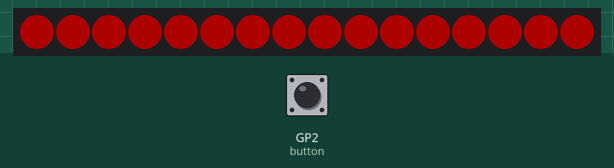
This program was run on a simulated Raspberry Pi Pico running CircuitPython. Parts: 16 RGB LEDs in strip order, left to right. Inputs (shaded band) come from the test bench; at power-on: GP2 (button) HIGH. Dim RGB values are drawn brighter than linear; what the program prints to the serial console is not drawn.

Above: at 1.2 s.
1.3 s: GP2 (button) pulled LOW for 0.15 s
At 2.5 s:
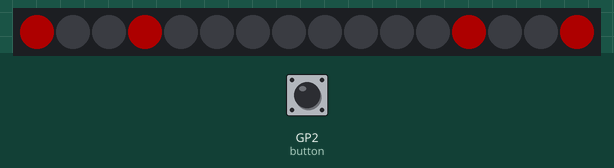
2.9 s: GP2 (button) pulled LOW for 1 s
At 4.6 s:
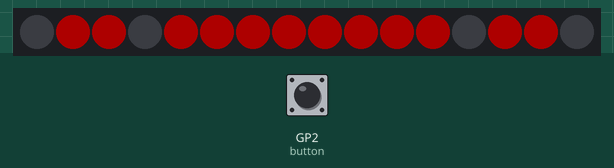
5.4 s: GP2 (button) pulled LOW for 0.15 s
At 5.8 s:
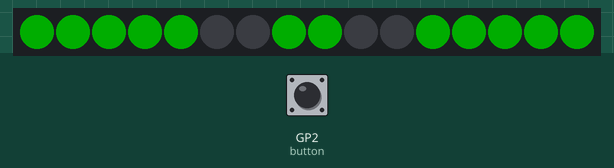
7.0 s: GP2 (button) pulled LOW for 1 s
At 7.7 s:
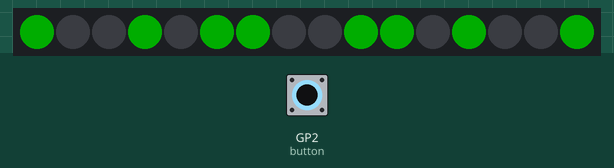
9.5 s: GP2 (button) pulled LOW for 3.2 s
At 10.2 s:
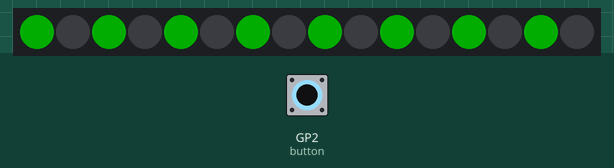
14.2 s: GP2 (button) pulled LOW for 0.15 s
At 14.8 s:
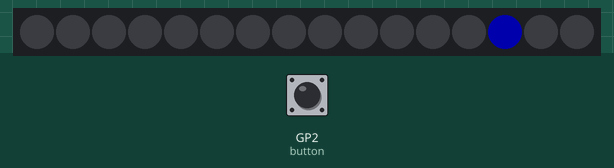
Timing chart, 0 to 17.2 s (numbered marks = the images above; inputs shaded):
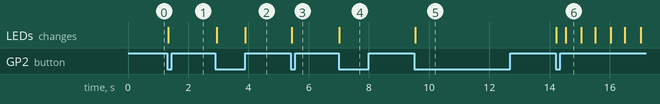

The program:

code.py
```python
"""
LEVEL 14B - NeoPixel Matrix 4x4 - Interaktivní ovládání

ZAPOJENÍ OBVODU:
ROZŠIŘUJEME zapojení z Level 14 a přidáváme tlačítko:
- PONECHÁVÁME: NeoPixel matrix 4x4:
  - VCC k 3V3 nebo 5V
  - GND k zemi (GND)
  - DIN k GP18

- PŘIDÁVÁME: Tlačítko pro přepínání vzorů:
  - Jeden pin tlačítka k GP02
  - Druhý pin k zemi (GND)
  - Interní pull-up odpor

V tomto příkladu budete moci tlačítkem přepínat mezi různými vzory
a efekty na NeoPixel matici. Každé stisknutí změní vzor nebo barvu.

NOVÉ KONCEPTY:
- Interaktivní ovládání LED efektů
- Stavový automat (state machine)
- Cyklické přepínání mezi módy
- Kombinace vstupu a výstupu
"""

# import knihoven pro práci s hardware
import board        # přístup k pinům a hardware zařízení
import neopixel     # knihovna pro NeoPixel LED
import digitalio    # digitální vstupy a výstupy
import time         # funkce pro čekání a práci s časem

# konfigurace hardware
NEOPIXEL_PIN = board.GP18
BUTTON_PIN = board.GP2
NUM_PIXELS = 16
BRIGHTNESS = 0.2

# vytvoření objektů
pixels = neopixel.NeoPixel(NEOPIXEL_PIN, NUM_PIXELS, brightness=BRIGHTNESS, auto_write=False)
button = digitalio.DigitalInOut(BUTTON_PIN)
button.direction = digitalio.Direction.INPUT
button.pull = digitalio.Pull.UP

# barvy a vzory
COLORS = [
    (255, 0, 0),    # červená
    (0, 255, 0),    # zelená
    (0, 0, 255),    # modrá
    (255, 255, 0),  # žlutá
    (255, 0, 255),  # magenta
    (0, 255, 255),  # cyan
    (255, 255, 255) # bílá
]

PATTERNS = ["all", "corners", "cross", "frame", "diagonal", "checkerboard", "single", "rainbow"]

# stav programu
current_pattern = 0
current_color = 0
button_last_state = True
last_press_time = 0

def clear_matrix():
    """Vyčistí matrix"""
    pixels.fill((0, 0, 0))
    pixels.show()

def set_pixel(x, y, color):
    """Nastaví pixel na pozici x, y"""
    if 0 <= x < 4 and 0 <= y < 4:
        if y % 2 == 0:
            index = y * 4 + x
        else:
            index = y * 4 + (3 - x)
        pixels[index] = color

def show_pattern(pattern_name, color):
    """Zobrazí vzor s danou barvou"""

    if pattern_name == "all":
        # Všechny LED stejnou barvou
        pixels.fill(color)

    elif pattern_name == "corners":
        # Pouze rohy
        clear_matrix()
        set_pixel(0, 0, color)
        set_pixel(3, 0, color)
        set_pixel(0, 3, color)
        set_pixel(3, 3, color)

    elif pattern_name == "cross":
        # Kříž uprostřed
        clear_matrix()
        for i in range(4):
            set_pixel(i, 1, color)
            set_pixel(i, 2, color)
            set_pixel(1, i, color)
            set_pixel(2, i, color)

    elif pattern_name == "frame":
        # Rámeček kolem
        clear_matrix()
        for i in range(4):
            set_pixel(i, 0, color)
            set_pixel(i, 3, color)
            set_pixel(0, i, color)
            set_pixel(3, i, color)

    elif pattern_name == "diagonal":
        # Obě diagonály
        clear_matrix()
        for i in range(4):
            set_pixel(i, i, color)
            set_pixel(i, 3-i, color)

    elif pattern_name == "checkerboard":
        # Šachovnice
        clear_matrix()
        for x in range(4):
            for y in range(4):
                if (x + y) % 2 == 0:
                    set_pixel(x, y, color)

    elif pattern_name == "single":
        # Jedna LED postupně
        clear_matrix()
        led_index = (int(time.monotonic() * 2)) % NUM_PIXELS
        pixels[led_index] = color

    elif pattern_name == "rainbow":
        # Duha (ignoruje color parametr)
        for i in range(NUM_PIXELS):
            hue = (i * 256 // NUM_PIXELS + int(time.monotonic() * 50)) % 256
            pixels[i] = wheel(hue)

    pixels.show()

def wheel(pos):
    """Generuje barvy pro duhový efekt"""
    if pos < 85:
        return (pos * 3, 255 - pos * 3, 0)
    elif pos < 170:
        pos -= 85
        return (255 - pos * 3, 0, pos * 3)
    else:
        pos -= 170
        return (0, pos * 3, 255 - pos * 3)

def handle_button():
    """Zpracuje stisk tlačítka s debouncing"""
    global current_pattern, current_color, button_last_state, last_press_time

    current_time = time.monotonic()
    button_current_state = button.value

    # Detekce sestupné hrany (stisk tlačítka)
    if button_last_state and not button_current_state:
        # Debouncing - ignoruj rychlé stisky
        if current_time - last_press_time > 0.3:
            # Přepni na další vzor
            current_pattern = (current_pattern + 1) % len(PATTERNS)

            # Při každém pátém vzoru změň barvu
            if current_pattern % 3 == 0:
                current_color = (current_color + 1) % len(COLORS)

            last_press_time = current_time

            pattern_name = PATTERNS[current_pattern]
            color_name = ["Červená", "Zelená", "Modrá", "Žlutá", "Magenta", "Cyan", "Bílá"][current_color]
            print(f"🎨 Vzor: {pattern_name.upper()}, Barva: {color_name}")

    button_last_state = button_current_state

print("🌈 INTERAKTIVNÍ NEOPIXEL MATRIX")
print("Stiskněte tlačítko pro změnu vzoru a barvy")
print("Vzory:", ", ".join(PATTERNS))

# počáteční vzor
pattern_name = PATTERNS[current_pattern]
print(f"🎨 Vzor: {pattern_name.upper()}, Barva: Červená")

while True:
    # Zpracuj tlačítko
    handle_button()

    # Zobraz aktuální vzor
    pattern_name = PATTERNS[current_pattern]
    color = COLORS[current_color]
    show_pattern(pattern_name, color)

    # Krátká pauza
    time.sleep(0.05)
```

Measured:
- after the input at 1.3 s, the LEDs: change at once (image 1)
- after the input at 2.9 s, the LEDs: change after 0.05 s (image 2)
- after the input at 5.4 s, the LEDs: change at once (image 3)
- after the input at 7.0 s, the LEDs: change at once (image 4)
- after the input at 9.5 s, the LEDs: change at once (image 5)
- after the input at 14.2 s, the LEDs: first change at once (image 6 shows a later state)
- what the display in image 6 shows lasts 0.5 s, from 14.5 s to 15.0 s
